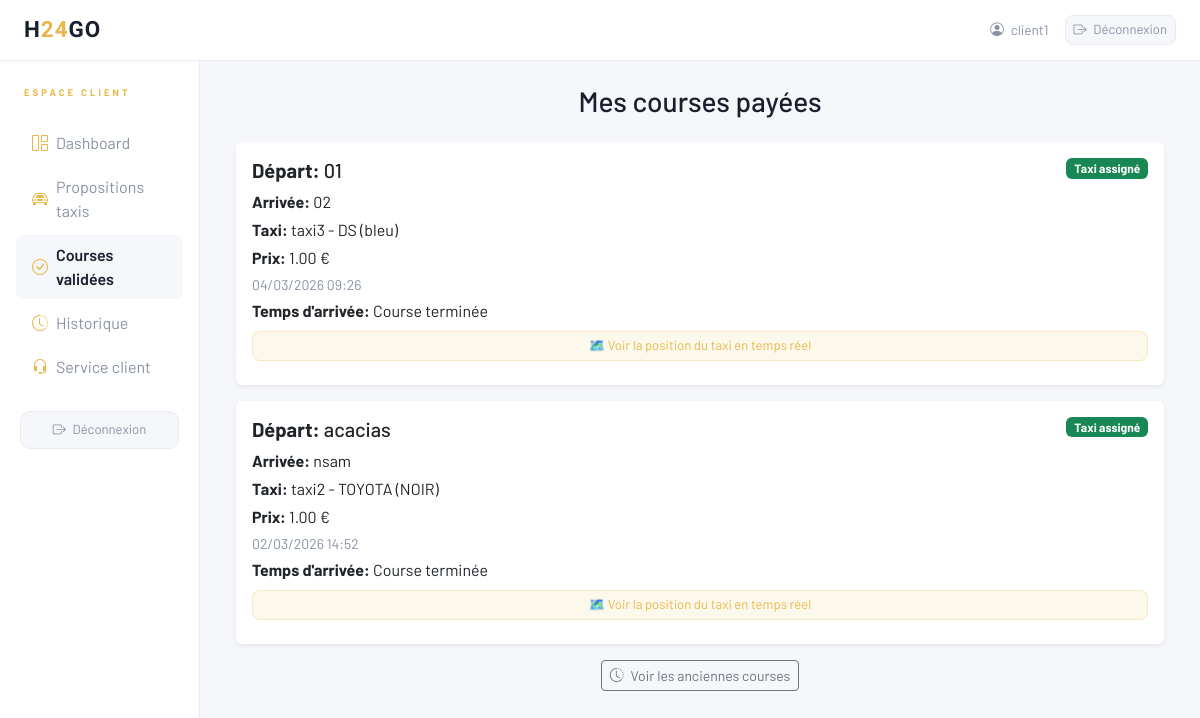
Page /client/courses-valides/ (signed in) on the earlier database version.
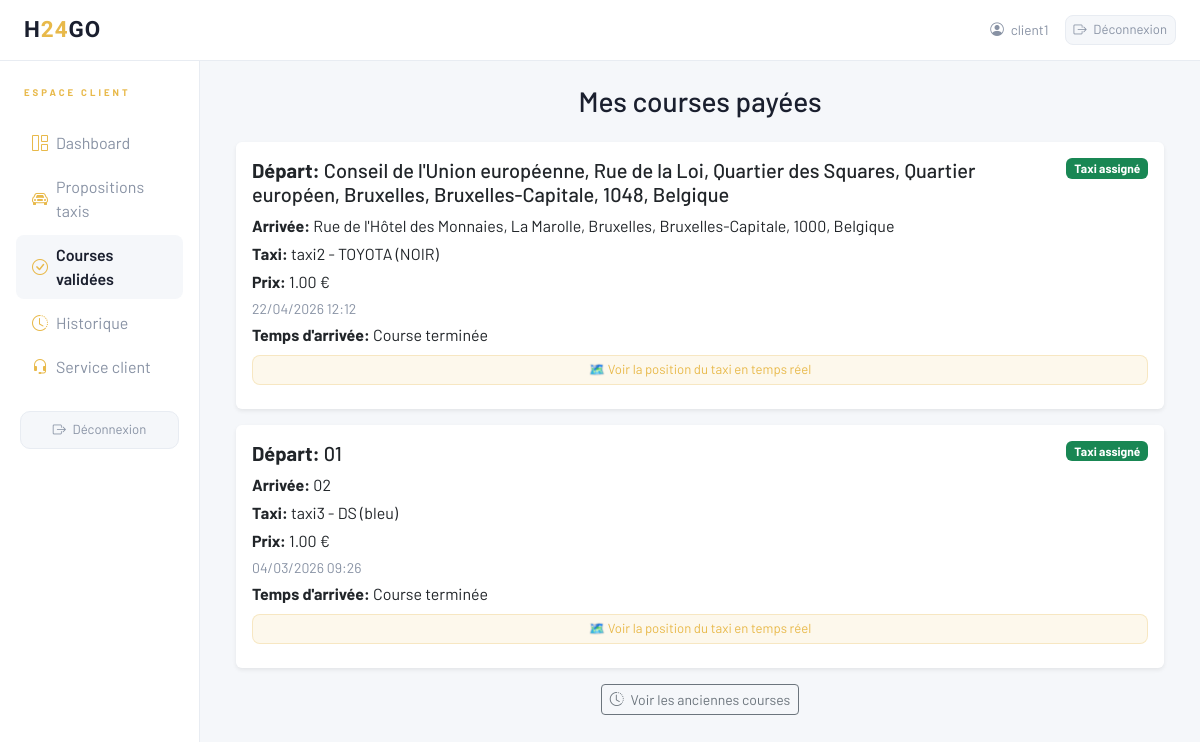
Same page on the later database version.
### core/models.py (models this page shows, shortened)
class User(AbstractUser):
    ROLE_CHOICES = (
        ('client', 'Client'),
        ('coiffeuse', 'Coiffeuse'),
        ('taxi', 'Taxi'),
    )
    role = models.CharField(max_length=20, choices=ROLE_CHOICES)

class Course(models.Model):
    STATUS_CHOICES = (
        ('pending', 'En attente'),
        ('proposed', 'Proposition taxi'),
        ('accepted', 'Acceptée'),
        ('completed', 'Terminée'),
        ('cancelled', 'Annulée'),
    )
    client = models.ForeignKey('Client', on_delete=models.CASCADE, related_name='courses')
    taxi = models.ForeignKey('Taxi', on_delete=models.SET_NULL, null=True, blank=True, related_name='courses')
    adresse_depart = models.CharField(max_length=255)
    adresse_arrivee = models.CharField(max_length=255)
    prix_propose = models.DecimalField(max_digits=8, decimal_places=2, null=True, blank=True)
    temps_arrivee = models.CharField(max_length=50, null=True, blank=True)
    status = models.CharField(max_length=20, choices=STATUS_CHOICES, default='pending')
    temps_arrivee = models.CharField(max_length=50, null=True, blank=True)
    arrivee_estimee = models.DateTimeField(null=True, blank=True)
    paiement_admin = models.BooleanField(default=False)
    created_at = models.DateTimeField(auto_now_add=True)

class Taxi(models.Model):
    user = models.OneToOneField(User, on_delete=models.CASCADE, related_name='taxi')
    phone_number = models.CharField(max_length=20, blank=True, null=True)
    marque = models.CharField(max_length=50, blank=True, null=True)
    modele = models.CharField(max_length=50, blank=True, null=True)
    couleur = models.CharField(max_length=30, blank=True, null=True)
    is_paid = models.BooleanField(default=False)
    iban = models.CharField(max_length=34, blank=True, null=True, help_text="Numéro de compte bancaire BE (IBAN)")
    latitude = models.FloatField(null=True, blank=True)
    longitude = models.FloatField(null=True, blank=True)
    position_updated_at = models.DateTimeField(null=True, blank=True)

### core/views.py (the view)
# urls.py: path('client/courses-valides/', views.client_courses_valides, name='client_courses_valides'),
@login_required
def client_courses_valides(request):
    client = request.user.client
    courses = Course.objects.filter(client=client, status="paid").select_related("taxi").order_by("-created_at")
    for course in courses:
        if not course.arrivee_estimee and course.temps_arrivee:
            try:
                minutes = int(course.temps_arrivee)
                course.arrivee_estimee = timezone.now() + timedelta(minutes=minutes)
                course.save()
            except ValueError:
                course.arrivee_estimee = timezone.now()
    return render(request, "client/client_courses_valides.html", {"courses": courses})

### core/templates/client/client_courses_valides.html (shortened to what this page needs)
{% extends "client/base_client.html" %}
{% block content %}
<link rel="stylesheet" href="https://unpkg.com/leaflet@1.9.4/dist/leaflet.css"/>
<div class="container">
    <h3 class="mb-4 text-center">Mes courses payées</h3>
    {% if courses %}
        <div class="row g-3">
        {% for course in courses %}
            {% if forloop.counter <= 2 %}
            <div class="col-12">
                <div class="card shadow-sm border-0">
                    <div class="card-body">
                        <div class="d-flex justify-content-between align-items-start mb-2">
                            <h5 class="card-title mb-0">
                                <strong>Départ:</strong> {{ course.adresse_depart }}
                            </h5>
                            {% if course.taxi %}
                                <span class="badge bg-success">Taxi assigné</span>
                            {% else %}
                                <span class="badge bg-warning text-dark">Taxi non assigné</span>
                            {% endif %}
                        </div>
                        <p class="mb-1"><strong>Arrivée:</strong> {{ course.adresse_arrivee }}</p>
                        {% if course.taxi %}
                            <p class="mb-1">
                                <strong>Taxi:</strong> {{ course.taxi.user.username }}
                                {% if course.taxi.marque %}- {{ course.taxi.marque }}{% endif %}
                                {% if course.taxi.couleur %}({{ course.taxi.couleur }}){% endif %}
                            </p>
                        {% endif %}
                        <p class="mb-1"><strong>Prix:</strong> {{ course.prix_propose }} €</p>
                        <p class="mb-1 small" style="color:#8892a4;">{{ course.created_at|date:"d/m/Y H:i" }}</p>
                        <p class="mb-2">
                            <strong>Temps d'arrivée:</strong>
                            <span class="countdown" data-arrivee="{{ course.arrivee_estimee|date:'U'|default_if_none:0 }}">
                            </span>
                        </p>
                        {% if course.taxi %}
                        <button class="btn btn-sm w-100 mb-2 btn-show-map"
                                data-course-id="{{ course.id }}"
                                data-depart="{{ course.adresse_depart }}"
                                style="background:rgba(232,185,74,0.1); color:#e8b94a; border:1px solid rgba(232,185,74,0.25); border-radius:8px; font-size:0.82rem;">
                            🗺️ Voir la position du taxi en temps réel
                        </button>
                        {% endif %}
                    </div>
                </div>
            </div>
            {% endif %}
        {% endfor %}
        </div>
        {% if courses|length > 2 %}
        <div class="text-center mt-3">
            <button class="btn btn-outline-secondary btn-sm"
                    type="button"
                    data-bs-toggle="collapse"
                    data-bs-target="#coursesAnciennes"
                    id="toggleAnciennesBtn">
                <i class="bi bi-clock-history me-1"></i> Voir les anciennes courses
            </button>
        </div>
        {% endif %}
    {% else %}
        <p class="text-muted">Aucune course payée pour le moment.</p>
    {% endif %}
</div>
{% endblock %}

### core/templates/client/base_client.html (shortened to what this page needs)
{% load static %}
<!DOCTYPE html>
<html lang="fr">
<head>
    <link href="https://cdn.jsdelivr.net/npm/bootstrap@5.3.2/dist/css/bootstrap.min.css" rel="stylesheet">
    <link href="https://cdn.jsdelivr.net/npm/bootstrap-icons@1.11.1/font/bootstrap-icons.css" rel="stylesheet">
</head>
<body style="background:#f5f7fa; color:#1a1f2e; font-family:'Barlow',sans-serif; min-height:100vh;">
<nav style="background:#fff; border-bottom:1px solid #e8ecf2;" class="navbar navbar-expand-lg sticky-top shadow-none">
    <div class="container-fluid px-3 px-md-4">
        <a class="navbar-brand" href="{% url 'client_dashboard' %}" style="text-decoration:none;">
            <span style="font-family:'Barlow Condensed',sans-serif; font-weight:900; font-size:1.4rem; color:#1a1f2e; letter-spacing:1px;">
                H<span style="color:#e8b94a;">24</span>GO
            </span>
        </a>
        <div class="ms-auto d-none d-lg-flex align-items-center gap-3">
            <span style="color:#8892a4; font-size:0.85rem;">
                <i class="bi bi-person-circle me-1"></i> {{ request.user.username }}
            </span>
            <a href="{% url 'logout' %}" class="btn btn-sm"
               style="background:#f5f7fa; color:#8892a4; border:1px solid #e8ecf2; border-radius:8px; font-size:0.82rem;">
                <i class="bi bi-box-arrow-right me-1"></i> Déconnexion
            </a>
        </div>
    </div>
</nav>
<div class="container-fluid">
    <div class="row">
        <nav class="col-lg-2 d-none d-lg-block px-3 pt-4"
             style="background:#fff; border-right:1px solid #e8ecf2; min-height:calc(100vh - 57px); position:sticky; top:57px; height:calc(100vh - 57px); overflow-y:auto;">
            <div class="mb-4 px-2">
                <div style="font-size:0.6rem; letter-spacing:3px; text-transform:uppercase; color:#e8b94a; font-weight:700;">
                    Espace Client
                </div>
            </div>
            <ul class="nav flex-column gap-1">
                <li class="nav-item">
                    <a class="nav-link rounded-3 px-3 py-2 d-flex align-items-center gap-2"
                       href="{% url 'client_dashboard' %}"
                       style="color:{% if request.resolver_match.url_name == 'client_dashboard' %}#1a1f2e{% else %}#8892a4{% endif %};
                              background:{% if request.resolver_match.url_name == 'client_dashboard' %}#f5f7fa{% else %}transparent{% endif %};
                              font-weight:{% if request.resolver_match.url_name == 'client_dashboard' %}600{% else %}400{% endif %};">
                        <i class="bi bi-grid-1x2" style="color:#e8b94a;"></i> Dashboard
                    </a>
                </li>
                <li class="nav-item">
                    <a class="nav-link rounded-3 px-3 py-2 d-flex align-items-center gap-2"
                       href="{% url 'client_all_propositions' %}"
                       style="color:{% if request.resolver_match.url_name == 'client_all_propositions' %}#1a1f2e{% else %}#8892a4{% endif %};
                              background:{% if request.resolver_match.url_name == 'client_all_propositions' %}#f5f7fa{% else %}transparent{% endif %};
                              font-weight:{% if request.resolver_match.url_name == 'client_all_propositions' %}600{% else %}400{% endif %};">
                        <i class="bi bi-car-front" style="color:#e8b94a;"></i> Propositions taxis
                    </a>
                </li>
                <li class="nav-item">
                    <a class="nav-link rounded-3 px-3 py-2 d-flex align-items-center gap-2"
                       href="{% url 'client_courses_valides' %}"
                       style="color:{% if request.resolver_match.url_name == 'client_courses_valides' %}#1a1f2e{% else %}#8892a4{% endif %};
                              background:{% if request.resolver_match.url_name == 'client_courses_valides' %}#f5f7fa{% else %}transparent{% endif %};
                              font-weight:{% if request.resolver_match.url_name == 'client_courses_valides' %}600{% else %}400{% endif %};">
                        <i class="bi bi-check-circle" style="color:#e8b94a;"></i> Courses validées
                    </a>
                </li>
                <li class="nav-item">
                    <a class="nav-link rounded-3 px-3 py-2 d-flex align-items-center gap-2"
                       href="{% url 'historique_client' %}"
                       style="color:{% if request.resolver_match.url_name == 'historique_client' %}#1a1f2e{% else %}#8892a4{% endif %};
                              background:{% if request.resolver_match.url_name == 'historique_client' %}#f5f7fa{% else %}transparent{% endif %};
                              font-weight:{% if request.resolver_match.url_name == 'historique_client' %}600{% else %}400{% endif %};">
                        <i class="bi bi-clock-history" style="color:#e8b94a;"></i> Historique
                    </a>
                </li>
                <li class="nav-item">
                    <a class="nav-link rounded-3 px-3 py-2 d-flex align-items-center gap-2"
                       href="{% url 'service_client' %}"
                       style="color:{% if request.resolver_match.url_name == 'service_client' %}#1a1f2e{% else %}#8892a4{% endif %};
                              background:{% if request.resolver_match.url_name == 'service_client' %}#f5f7fa{% else %}transparent{% endif %};
                              font-weight:{% if request.resolver_match.url_name == 'service_client' %}600{% else %}400{% endif %};">
                        <i class="bi bi-headset" style="color:#e8b94a;"></i> Service client
                    </a>
                </li>
            </ul>
            <div class="mt-4 px-1">
                <a href="{% url 'logout' %}" class="btn w-100 py-2"
                   style="background:#f5f7fa; color:#8892a4; border:1px solid #e8ecf2; border-radius:10px; font-size:0.82rem;">
                    <i class="bi bi-box-arrow-right me-1"></i> Déconnexion
                </a>
            </div>
        </nav>
        <main class="col-lg-10 ms-sm-auto px-3 px-md-4 py-4" style="background:#f5f7fa; min-height:calc(100vh - 57px);">
            {% block content %}{% endblock %}
        </main>
    </div>
</div>
</body>
</html>

Differences in the rows shown:
no longer on this page (row unchanged): Course: adresse_depart "acacias", shows "Taxi assigné", adresse_arrivee "nsam", taxi.user.username "taxi2", taxi.marque "TOYOTA", taxi.couleur "NOIR", prix_propose "1.00", created_at "02/03/2026 14:52"
added Course: adresse_depart "Conseil de l'Union européenne, Rue de la Loi, Quartier des Squares, Quartier européen, Bruxelles, Bruxelles-Capitale, 1048, Belgique", shows "Taxi assigné", adresse_arrivee "Rue de l'Hôtel des Monnaies, La Marolle, Bruxelles, Bruxelles-Capitale, 1000, Belgique", taxi.user.username "taxi2", taxi.marque "TOYOTA", taxi.couleur "NOIR", prix_propose "1.00", created_at "22/04/2026 12:12"
